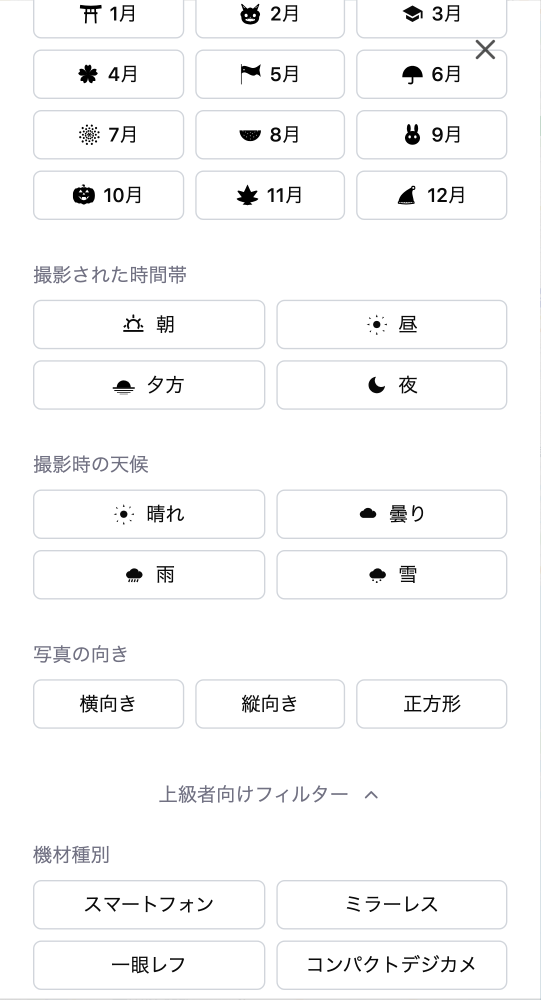
#> input picture frontend/playwright-report-staging/data/0894302ae20f7cbfa9593f8bee6548cf8008ddc7.png, 1081 x 1999 px (shown at 1/2 size)
$ python -i lambda_function.py   (imports and definitions only)
#> lines starting #> are read from the running program, lines starting #| are printed output that depends on the picture
#> further down, picture is the input picture: PIL image 1081x1999 RGB; mean R, G, B 248.6, 248.7, 249
"""
Issue#75: サムネイル生成Lambda関数
Issue#100: タグベース孤立ファイル対応（元画像タグのコピー + 二重チェック方式）
Issue#123: Retina 対応として 800x800 化 + アンシャープマスク適用
Issue#125: LQIP（低品質プレースホルダー）生成 + バックエンド内部 API へのコールバック
SNS ファンアウト対応: S3 → SNS Topic → 複数 Lambda の構成に対応

S3にアップロードされた写真から中央クロップで正方形サムネイル（800x800 WebP）を
生成し、thumbnails/ プレフィックス配下に保存する。

Issue#100 対応として、元画像の status タグをサムネイルにコピーする。
書き込み後にもう一度元画像のタグを確認し、書き込み中にメタデータ登録（ステップ3）
が完了して registered に変わっていた場合はサムネイルのタグも追従させる
（race condition への二重チェック対策）。

Issue#125 対応として、サムネイル生成と同時に 20x20 px の WebP（base64 化した
data URL、~800 byte）を生成し、バックエンドの内部 API にコールバックして
DB に保存する。コールバック失敗時は指数バックオフで最大 3 回リトライし、
最終失敗時はサムネイル生成自体は成功扱いとする。
"""

import base64
import io
import json
import logging
import os
import time
import urllib.parse
import urllib.request

import boto3
from PIL import Image, ImageFilter

logger = logging.getLogger()
# [1 line not run here, left out]

# [1 line that did not run here, left out]

THUMBNAIL_MAX_SIZE = 800
THUMBNAIL_QUALITY = 85
THUMBNAIL_PREFIX = "thumbnails/"
UPLOADS_PREFIX = "uploads/"

# Issue#123: アンシャープマスクのパラメータ（Pillow デフォルト値を初期値に採用）
# 実物確認の結果でチューニングする想定のため、この定数値を変えて再デプロイで対応する
UNSHARP_MASK_RADIUS = 2       # 強調するエッジの太さ（px）
UNSHARP_MASK_PERCENT = 150    # 強調の強度（%）
UNSHARP_MASK_THRESHOLD = 3    # この値以下のコントラスト差は無視（ノイズ抑制）

# Issue#100: タグ定数（バックエンド S3Service / フロントエンド apiClient.ts と値を揃える）
STATUS_TAG_KEY = "status"
STATUS_TAG_VALUE_PENDING = "pending"
STATUS_TAG_VALUE_REGISTERED = "registered"

# Issue#124: 写真画像の Cache-Control を immutable 化（バックエンド S3Service /
# フロントエンド apiClient.ts と値を揃える。変更時は 3 箇所同時に変える）
S3_CACHE_CONTROL_VALUE = "public, max-age=31536000, immutable"

# Issue#125: LQIP（低品質プレースホルダー）の生成パラメータ
LQIP_SIZE = 20
LQIP_QUALITY = 30

# Issue#125: バックエンド内部 API へのコールバック設定
# 環境変数 BACKEND_URL が未設定の場合（ローカルテスト時等）はコールバックを諦める
LQIP_BACKEND_URL_ENV = "BACKEND_URL"
LQIP_API_KEY_ENV = "MODERATION_API_KEY"
LQIP_CALLBACK_PATH = "/api/v1/internal/photos/lqip"
LQIP_CALLBACK_TIMEOUT = 10
# 指数バックオフ: 1s → 3s → 9s（合計 13s + リクエスト時間）
LQIP_CALLBACK_RETRY_DELAYS = (1, 3, 9)


# [83 lines left out: functions extract_s3_records, generate_thumbnail_key, should_process, calculate_user_specified_crop_box, not called in this run]


# Issue#131: ユーザー指定範囲の crop 値域
CROP_CENTER_MIN = 0.0
CROP_CENTER_MAX = 1.0
CROP_ZOOM_MIN = 1.0
CROP_ZOOM_MAX = 3.0

# Issue#131: S3 オブジェクトメタデータのキー（"x-amz-meta-" は除いた小文字キー）
# バックエンド S3Service.java とフロントエンド apiClient.ts と値を揃える
# （変更時は 3 箇所同時に変えること）
S3_METADATA_KEY_CROP_CENTER_X = "crop-center-x"
S3_METADATA_KEY_CROP_CENTER_Y = "crop-center-y"
S3_METADATA_KEY_CROP_ZOOM = "crop-zoom"


# [33 lines left out: function parse_crop_metadata, not called in this run]


def center_crop_and_resize(
    image: Image.Image,
    crop: tuple[float, float, float] | None = None,
) -> Image.Image:
    """画像を正方形クロップし、800x800にリサイズしてアンシャープマスクをかける。

    Issue#123: Retina ディスプレイで CSS 200〜400 px の枠でも輪郭がくっきり
    見えるよう、解像度を 400→800 に倍化。リサイズ後はアンシャープマスクで
    エッジ強調する（threshold で平坦部のノイズには手を入れない）。

    Issue#131: crop 引数（cx, cy, zoom）が渡された場合は、ユーザー指定範囲で
    クロップする。None の場合は従来通り中央クロップにフォールバック。

    Args:
        image: 元画像（PIL Image）
        crop:  ユーザー指定範囲 (cx, cy, zoom) または None（中央クロップ）

    Returns:
        800x800にリサイズ + アンシャープマスク適用後の正方形画像
    """
    if image.mode in ("RGBA", "P"):
        image = image.convert("RGB")

    width, height = image.size
#> width = 1081; height = 1999
    if crop is not None:
        cx, cy, zoom = crop
        box = calculate_user_specified_crop_box(width, height, cx, cy, zoom)
    else:
        min_dim = min(width, height)
#> min_dim = 1081
        left = (width - min_dim) // 2
#> left = 0
        top = (height - min_dim) // 2
#> top = 459
        box = (left, top, left + min_dim, top + min_dim)
#> box = (0, 459, 1081, 1540)
    image = image.crop(box)
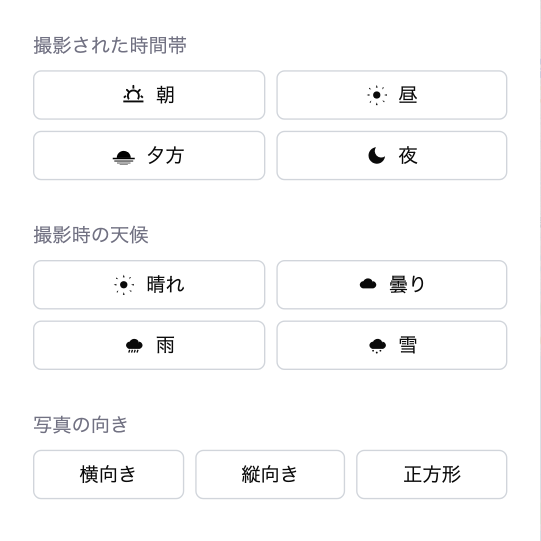
#> image: PIL image 1081x1081 RGB (shown at 1/2 size); mean R, G, B 250.2, 250.3, 250.5

    image = image.resize(
        (THUMBNAIL_MAX_SIZE, THUMBNAIL_MAX_SIZE), Image.LANCZOS
    )
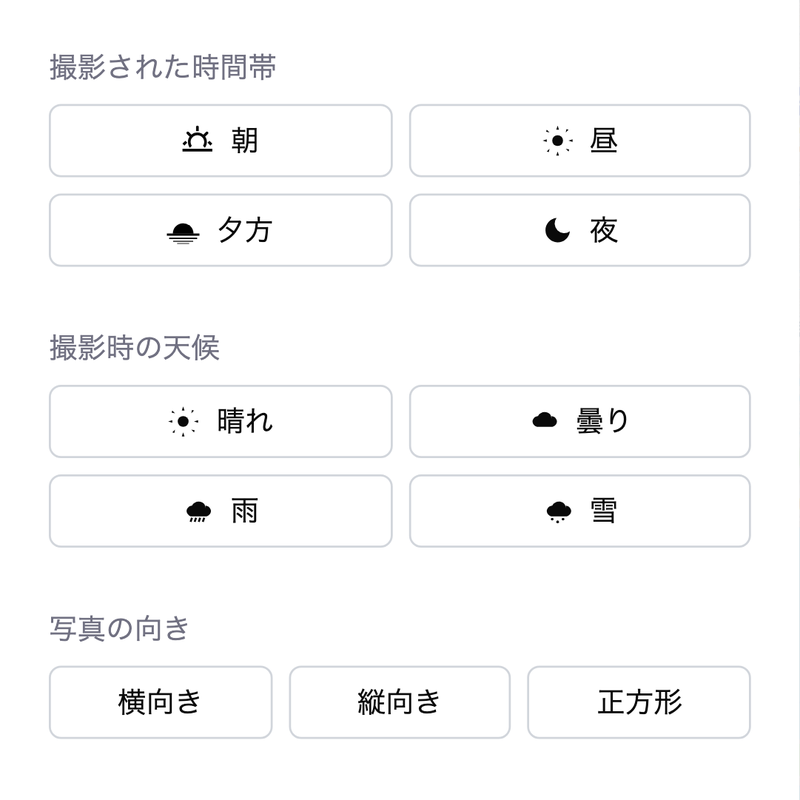
#> image: PIL image 800x800 RGB; mean R, G, B 250, 250.2, 250.4
    return image.filter(
        ImageFilter.UnsharpMask(
            radius=UNSHARP_MASK_RADIUS,
            percent=UNSHARP_MASK_PERCENT,
            threshold=UNSHARP_MASK_THRESHOLD,
        )
    )
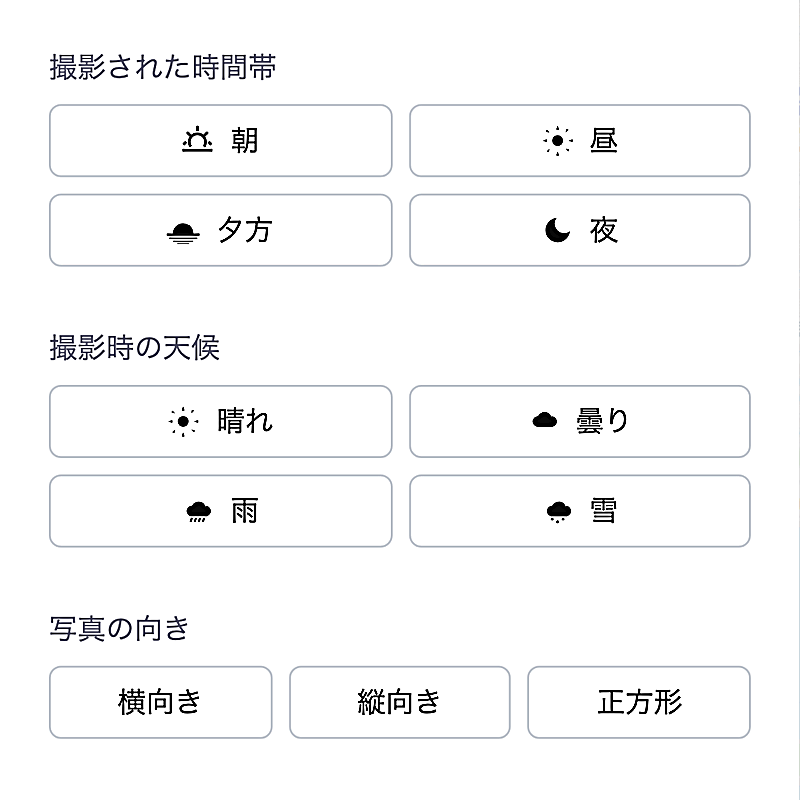
#> returned value: PIL image 800x800 RGB; mean R, G, B 248.5, 248.7, 249.1


# [190 lines left out: functions get_status_tag_value, set_status_tag, generate_lqip, post_lqip_to_backend, process_lqip_callback, lambda_handler, not called in this run]

>>> from PIL import Image
>>> picture = Image.open('../../frontend/playwright-report-staging/data/0894302ae20f7cbfa9593f8bee6548cf8008ddc7.png')
>>> result = center_crop_and_resize(picture)

$ run again, on frontend/playwright-report-staging/data/319ec5b975240c45c489971df0fcd1c8254441be.png
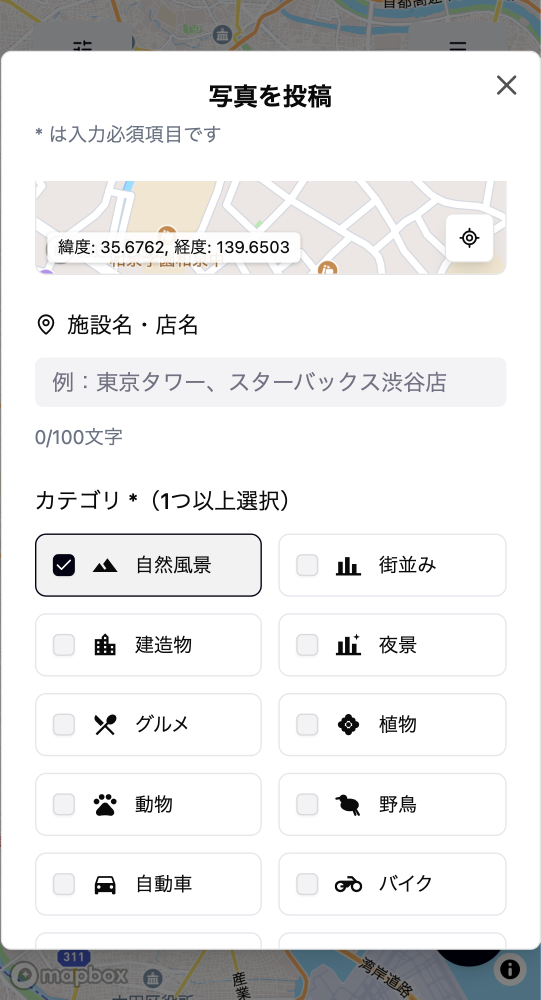
#> input picture frontend/playwright-report-staging/data/319ec5b975240c45c489971df0fcd1c8254441be.png, 1081 x 1999 px (shown at 1/2 size)
#> picture is the input picture: PIL image 1081x1999 RGB; mean R, G, B 231.4, 231.6, 231.8
#> in center_crop_and_resize, `image = image.crop(box)`:
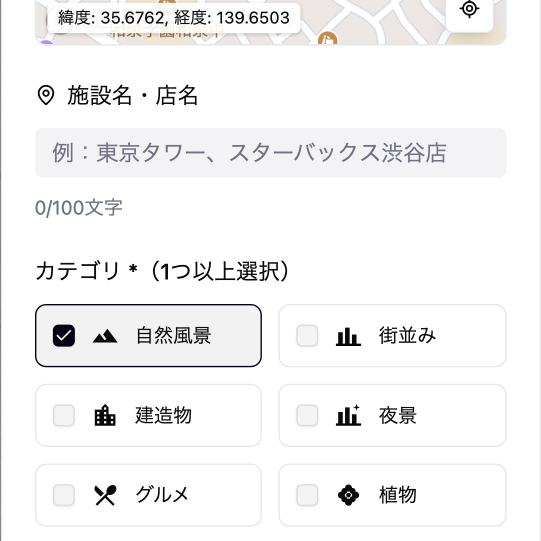
#> image: PIL image 1081x1081 RGB (shown at 1/2 size); mean R, G, B 244.5, 244.4, 244.6
#> in center_crop_and_resize, `image = image.resize( (THUMBNAIL_MAX_SIZE, THUMBNAIL_MAX_SIZE), Image...`:
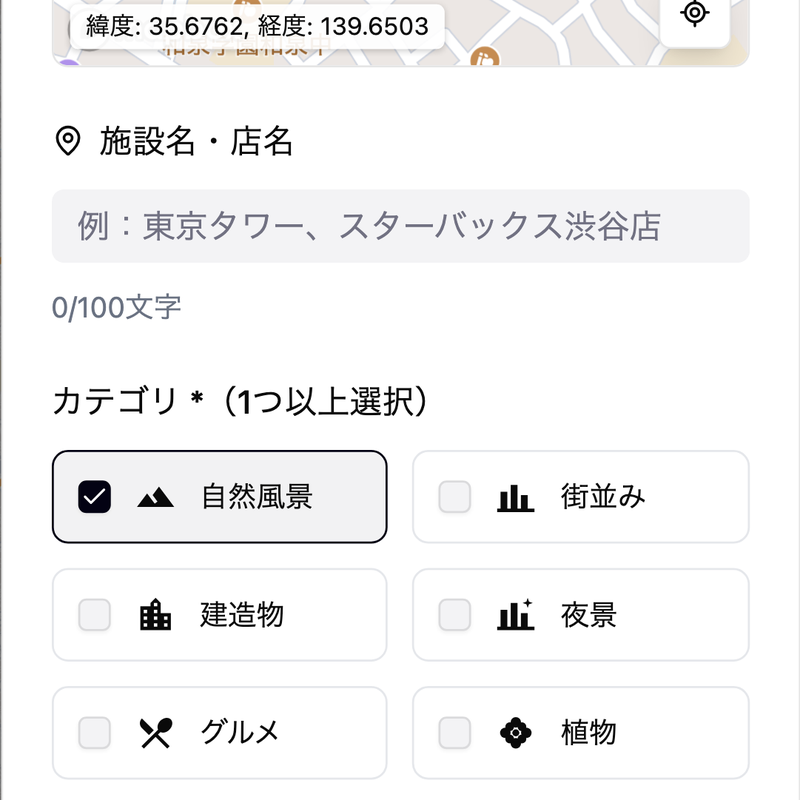
#> image: PIL image 800x800 RGB; mean R, G, B 244.5, 244.3, 244.5
